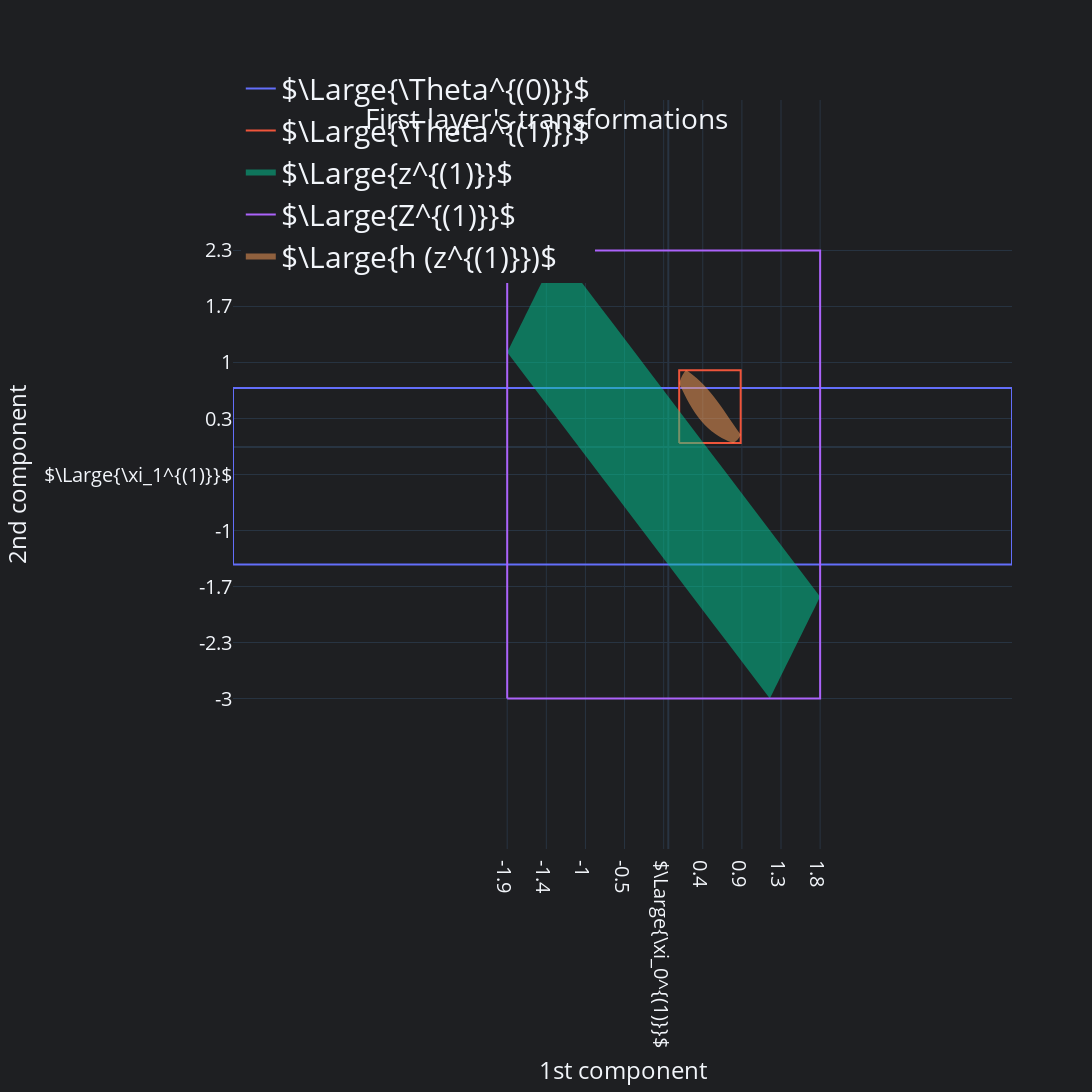

Write notebook code for a chart like this one.
### Markdown cell above
## Visualize first layer's transformations with discretizations

### Code cell
fig_1st_transforms = go.Figure()
fig_1st_transforms.add_trace(
    go.Scatter(
        x=theta_0[0],
        y=theta_0[1],
        mode="lines",
        name=r"$\Large{\Theta^{(0)}}$",
    )
)
fig_1st_transforms.add_trace(
    go.Scatter(x=theta_1[0], y=theta_1[1], mode="lines", name=r"$\Large{\Theta^{(1)}}$")
)
fig_1st_transforms.add_trace(
    go.Scatter(x=z_1[0], y=z_1[1], mode="none", name=r"$\Large{z^{(1)}}$",
        fill="toself",)
)
fig_1st_transforms.add_trace(
    go.Scatter(
        x=(z_0_1.inf, z_0_1.inf, z_0_1.sup, z_0_1.sup, z_0_1.inf),
        y=(z_1_1.inf, z_1_1.sup, z_1_1.sup, z_1_1.inf, z_1_1.inf),
        mode="lines",
        name=r"$\Large{Z^{(1)}}$",
    )
)
fig_1st_transforms.add_trace(
    go.Scatter(
        x=h_of_z_1[0],
        y=h_of_z_1[1],
        mode="none",
        name=r"$\Large{h (z^{(1)}})$",
        fill="toself",
    )
)
fig_1st_transforms.update_layout(
    title=dict(text="First layer's transformations", **shared_title_params),
    **shared_layout,
)
ytick_vals = np.linspace(z_1[1].min(), z_1[1].max(), 9)
assert isclose(ytick_vals[len(ytick_vals) // 2], xi_1_1)
ytick_labels = list(ytick_vals.round(1))
ytick_labels[len(ytick_labels) // 2] = r"$\Large{\xi_1^{(1)}}$"
xtick_vals = np.linspace(z_1[0].min(), z_1[0].max(), 9)
assert isclose(xtick_vals[len(xtick_vals) // 2], xi_0_1)
xtick_labels = list(xtick_vals.round(1))
xtick_labels[len(xtick_labels) // 2] = r"$\Large{\xi_0^{(1)}}$"
fig_1st_transforms.update_yaxes(
    **shared_ratio, tickvals=ytick_vals, ticktext=ytick_labels
)
fig_1st_transforms.update_xaxes(
    **shared_ratio, tickvals=xtick_vals, ticktext=xtick_labels
)
fig_1st_transforms.show()

### Figure 1 — Plotly figure (JSON) as saved in the notebook; plotly's stock layout.template omitted (floating-point values rounded to 4 significant figures)
{"data": [{"mode": "lines", "name": "$\\Large{\\Theta^{(0)}}$", "x": [-5.161, -5.161, 4.075, 4.075, -5.161], "y": [-1.394, 0.6987, 0.6987, -1.394, -1.394], "type": "scatter"}, {"mode": "lines", "name": "$\\Large{\\Theta^{(1)}}$", "x": [0.129, 0.129, 0.8581, 0.8581, 0.129], "y": [0.04827, 0.9113, 0.9113, 0.04827, 0.04827], "type": "scatter"}, {"fill": "toself", "mode": "none", "name": "$\\Large{z^{(1)}}$", "x": [1.8, 1.768, 1.737, 1.706, 1.674, 1.643, 1.612, 1.58, 1.549, 1.517, 1.486, 1.455, 1.423, 1.392, 1.36, 1.329, 1.298, 1.266, 1.235, 1.204, 1.04, 0.8758, 0.712, 0.5481, 0.3842, 0.2204, 0.0565, -0.1074, -0.2712, -0.4351, -0.599, -0.7628, -0.9267, -1.091, -1.254, -1.418, -1.582, -1.746, -1.91, -1.879, -1.847, -1.816, -1.784, -1.753, -1.722, -1.69, -1.659, -1.627, -1.596, -1.565, -1.533, -1.502, -1.471, -1.439, -1.408, -1.376, -1.345, -1.314, -1.15, -0.9859, -0.822, -0.6581, -0.4943, -0.3304, -0.1665, -0.002663, 0.1612, 0.3251, 0.4889, 0.6528, 0.8167, 0.9805, 1.144, 1.308, 1.472, 1.636, 1.8], "y": [-1.774, -1.837, -1.901, -1.965, -2.028, -2.092, -2.155, -2.219, -2.282, -2.346, -2.409, -2.473, -2.537, -2.6, -2.664, -2.727, -2.791, -2.854, -2.918, -2.981, -2.765, -2.549, -2.333, -2.117, -1.901, -1.685, -1.47, -1.254, -1.038, -0.8215, -0.6055, -0.3895, -0.1735, 0.04249, 0.2585, 0.4745, 0.6905, 0.9065, 1.122, 1.186, 1.25, 1.313, 1.377, 1.44, 1.504, 1.567, 1.631, 1.695, 1.758, 1.822, 1.885, 1.949, 2.012, 2.076, 2.139, 2.203, 2.267, 2.33, 2.114, 1.898, 1.682, 1.466, 1.25, 1.034, 0.8181, 0.6021, 0.3861, 0.1701, -0.0459, -0.2619, -0.4779, -0.6939, -0.9099, -1.126, -1.342, -1.558, -1.774], "type": "scatter"}, {"mode": "lines", "name": "$\\Large{Z^{(1)}}$", "x": [-1.91, -1.91, 1.8, 1.8, -1.91], "y": [-2.981, 2.33, 2.33, -2.981, -2.981], "type": "scatter"}, {"fill": "toself", "mode": "none", "name": "$\\Large{h (z^{(1)}})$", "x": [0.8581, 0.8543, 0.8503, 0.8463, 0.8422, 0.8379, 0.8336, 0.8292, 0.8247, 0.8202, 0.8155, 0.8107, 0.8059, 0.8009, 0.7958, 0.7907, 0.7855, 0.7801, 0.7747, 0.7692, 0.7388, 0.706, 0.6708, 0.6337, 0.5949, 0.5549, 0.5141, 0.4732, 0.4326, 0.3929, 0.3546, 0.318, 0.2836, 0.2515, 0.2219, 0.1949, 0.1705, 0.1485, 0.129, 0.1326, 0.1362, 0.1399, 0.1438, 0.1477, 0.1517, 0.1557, 0.1599, 0.1642, 0.1685, 0.173, 0.1775, 0.1821, 0.1869, 0.1917, 0.1966, 0.2016, 0.2067, 0.2119, 0.2405, 0.2717, 0.3053, 0.3412, 0.3789, 0.4181, 0.4585, 0.4993, 0.5402, 0.5806, 0.6199, 0.6576, 0.6935, 0.7272, 0.7585, 0.7872, 0.8134, 0.837, 0.8581], "y": [0.1451, 0.1374, 0.13, 0.123, 0.1163, 0.1099, 0.1038, 0.09808, 0.0926, 0.08739, 0.08245, 0.07777, 0.07333, 0.06913, 0.06515, 0.06138, 0.05782, 0.05446, 0.05127, 0.04827, 0.05922, 0.07246, 0.08839, 0.1074, 0.1299, 0.1564, 0.187, 0.2221, 0.2616, 0.3054, 0.3531, 0.4038, 0.4567, 0.5106, 0.5643, 0.6164, 0.6661, 0.7123, 0.7544, 0.766, 0.7772, 0.788, 0.7985, 0.8085, 0.8181, 0.8274, 0.8363, 0.8448, 0.853, 0.8608, 0.8682, 0.8753, 0.8821, 0.8885, 0.8947, 0.9005, 0.9061, 0.9113, 0.8923, 0.8697, 0.8432, 0.8125, 0.7773, 0.7377, 0.6938, 0.6461, 0.5953, 0.5424, 0.4885, 0.4349, 0.3827, 0.3332, 0.287, 0.2449, 0.2072, 0.1739, 0.1451], "type": "scatter"}], "layout": {"title": {"text": "First layer's transformations", "y": 0.9, "x": 0.5, "xanchor": "center", "yanchor": "top"}, "font": {"size": 20}, "legend": {"font": {"size": 30}, "yanchor": "top", "y": 1.05, "xanchor": "left", "x": 0.01}, "paper_bgcolor": "#1E1F22", "xaxis": {"title": {"text": "1st component"}, "scaleanchor": "x", "scaleratio": 1, "tickvals": [-1.91, -1.446, -0.9825, -0.5187, -0.05501, 0.4087, 0.8724, 1.336, 1.8], "ticktext": [-1.9, -1.4, -1.0, -0.5, "$\\Large{\\xi_0^{(1)}}$", 0.4, 0.9, 1.3, 1.8]}, "yaxis": {"title": {"text": "2nd component"}, "scaleanchor": "x", "scaleratio": 1, "tickvals": [-2.981, -2.318, -1.654, -0.9896, -0.3257, 0.3382, 1.002, 1.666, 2.33], "ticktext": [-3.0, -2.3, -1.7, -1.0, "$\\Large{\\xi_1^{(1)}}$", 0.3, 1.0, 1.7, 2.3]}, "autosize": false, "width": 1300, "height": 1300, "showlegend": true, "plot_bgcolor": "#1E1F22"}}
